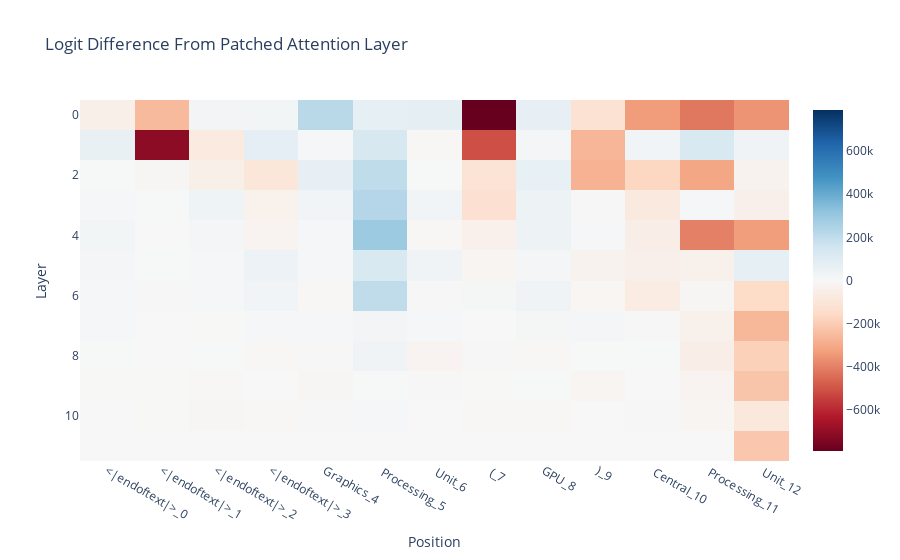

Notebook code for this chart:
### Code cell
imshow(
    patched_attn_diff,
    x=prompt_position_labels,
    title="Logit Difference From Patched Attention Layer",
    labels={"x": "Position", "y": "Layer"},
)

### Figure 1 — Plotly figure (JSON) as saved in the notebook; plotly's stock layout.template omitted (floating-point values rounded to 4 significant figures; data arrays with more than 128 entries replaced by an {"elided": "..."} marker saying what was removed)
{"data": [{"coloraxis": "coloraxis", "hovertemplate": "Position: %{x}<br>Layer: %{y}<br>color: %{z}<extra></extra>", "name": "0", "type": "heatmap", "x": ["<|endoftext|>_0", "<|endoftext|>_1", "<|endoftext|>_2", "<|endoftext|>_3", "Graphics_4", " Processing_5", " Unit_6", " (_7", "GPU_8", ")_9", " Central_10", " Processing_11", " Unit_12"], "xaxis": "x", "yaxis": "y", "z": {"elided": "12x13 int values"}}], "layout": {"coloraxis": {"cmid": 0, "colorscale": [[0, "rgb(103,0,31)"], [0.1, "rgb(178,24,43)"], [0.2, "rgb(214,96,77)"], [0.3, "rgb(244,165,130)"], [0.4, "rgb(253,219,199)"], [0.5, "rgb(247,247,247)"], [0.6, "rgb(209,229,240)"], [0.7, "rgb(146,197,222)"], [0.8, "rgb(67,147,195)"], [0.9, "rgb(33,102,172)"], [1, "rgb(5,48,97)"]]}, "title": {"text": "Logit Difference From Patched Attention Layer"}, "xaxis": {"anchor": "y", "constrain": "domain", "domain": [0, 1], "scaleanchor": "y", "title": {"text": "Position"}}, "yaxis": {"anchor": "x", "autorange": "reversed", "constrain": "domain", "domain": [0, 1], "title": {"text": "Layer"}}}}
